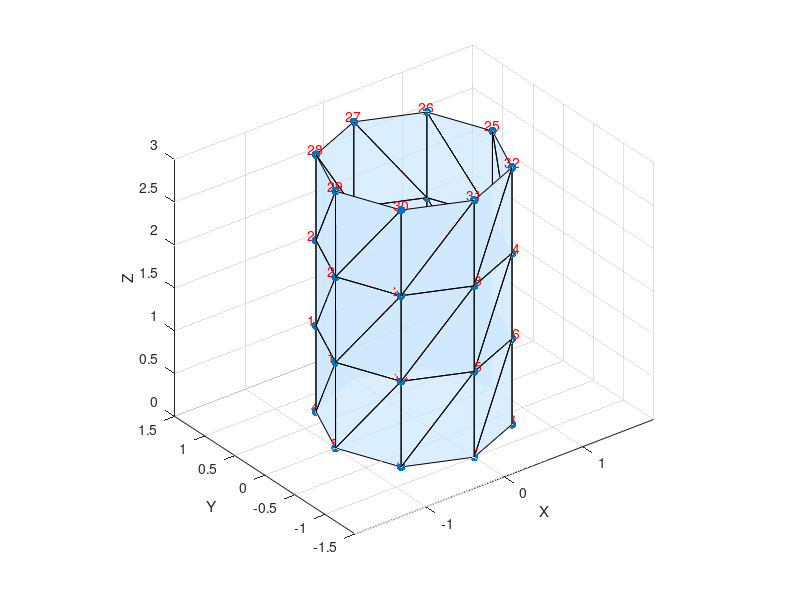

Reproduce this figure in MATLAB.
% Parameters
numRings = 4;
circleRes = 8;
radius = 1;
height = 3;

z = linspace(0, height, numRings);
theta = linspace(0, 2*pi, circleRes+1); theta(end) = [];

vertices = zeros(numRings * circleRes, 3);
for i = 1:numRings
    for j = 1:circleRes
        idx = (i-1)*circleRes + j;
        x = radius * cos(theta(j));
        y = radius * sin(theta(j));
        vertices(idx,:) = [x, y, z(i)];
    end
end

faces = [];
for i = 1:(numRings - 1)
    for j = 1:circleRes
        i1 = (i-1)*circleRes + j;
        i2 = (i-1)*circleRes + mod(j,circleRes)+1;
        i3 = i1 + circleRes;
        i4 = i2 + circleRes;
        faces = [faces; i1 i3 i4; i1 i4 i2];
    end
end

% Render
figure('Color','w');
hold on;
patch('Vertices',vertices, 'Faces',faces, 'FaceColor',[0.8 0.9 1], 'EdgeColor','k', 'FaceAlpha', 0.7);
scatter3(vertices(:,1), vertices(:,2), vertices(:,3), 40, 'filled', 'k');
for i = 1:size(vertices,1)
    text(vertices(i,1), vertices(i,2), vertices(i,3), sprintf('%d', i), 'FontSize', 10, 'Color', 'r', 'VerticalAlignment', 'bottom', 'HorizontalAlignment', 'center');
end
axis equal;
xlabel('X');
ylabel('Y');
zlabel('Z');
view(3);
grid on;
